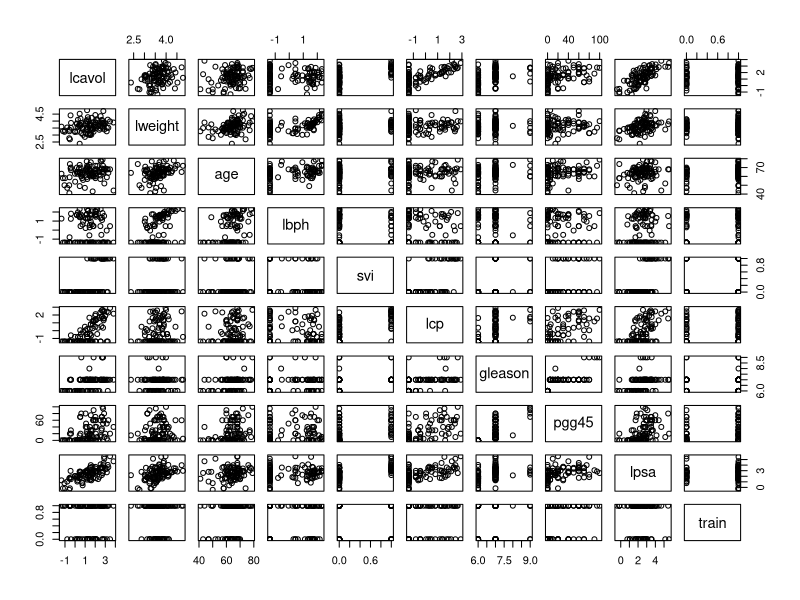
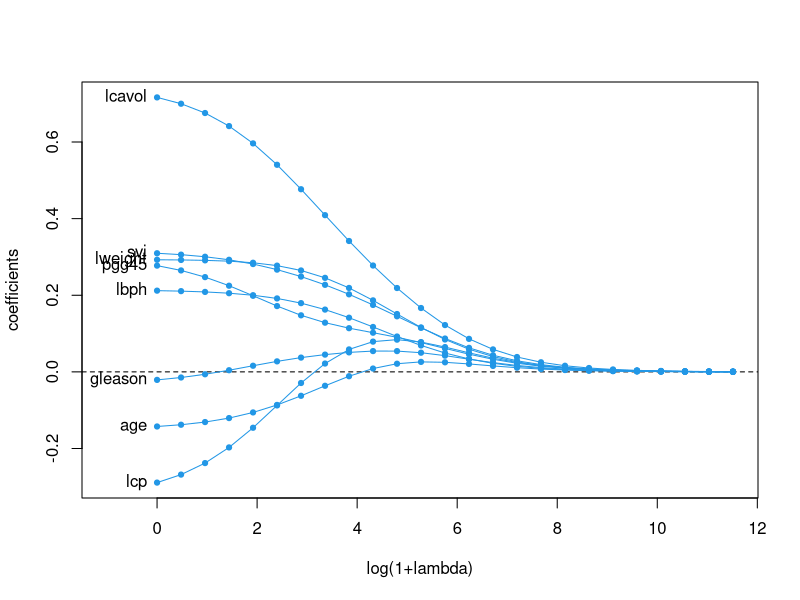
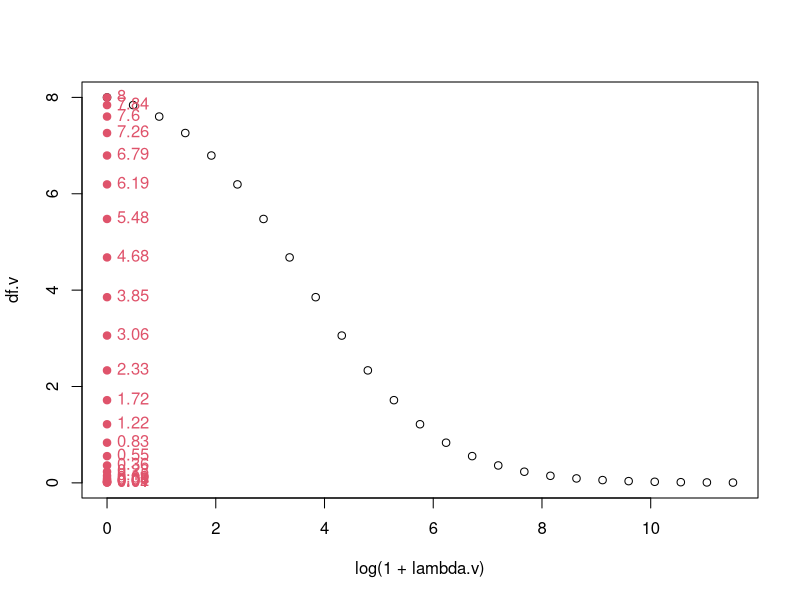
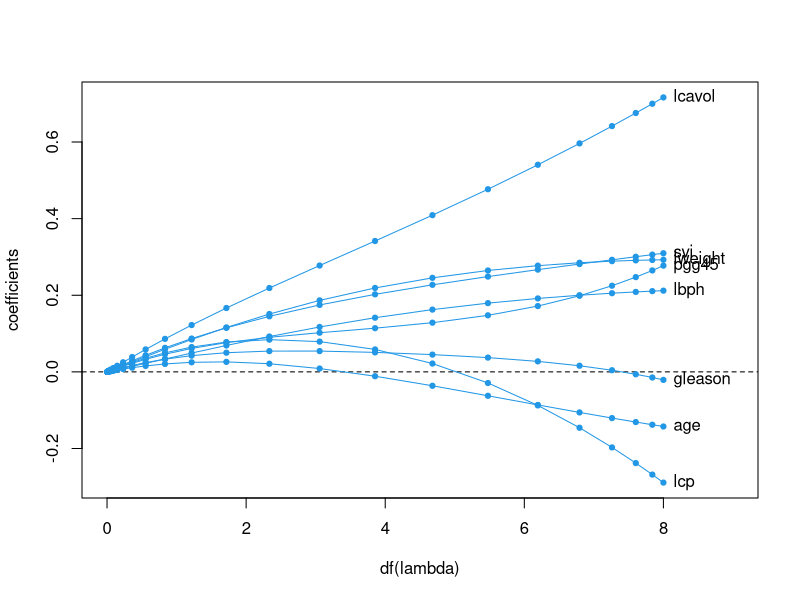
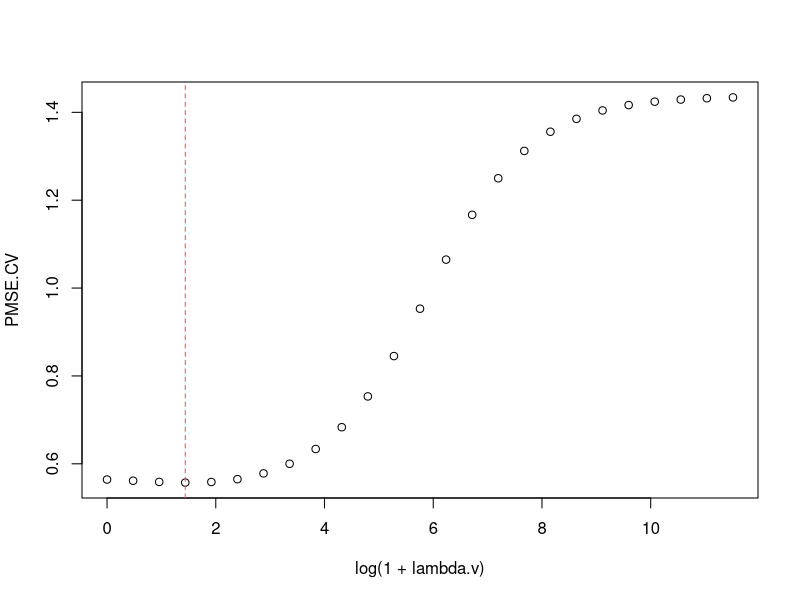
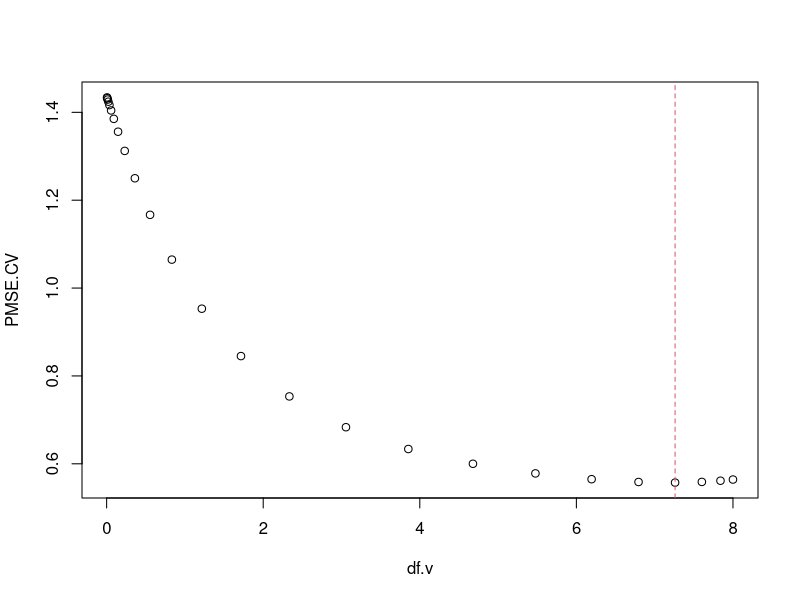
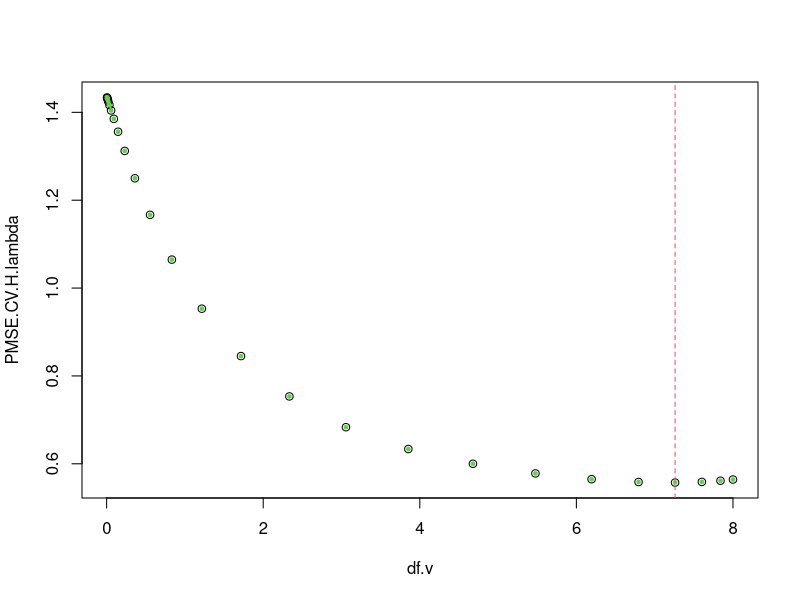
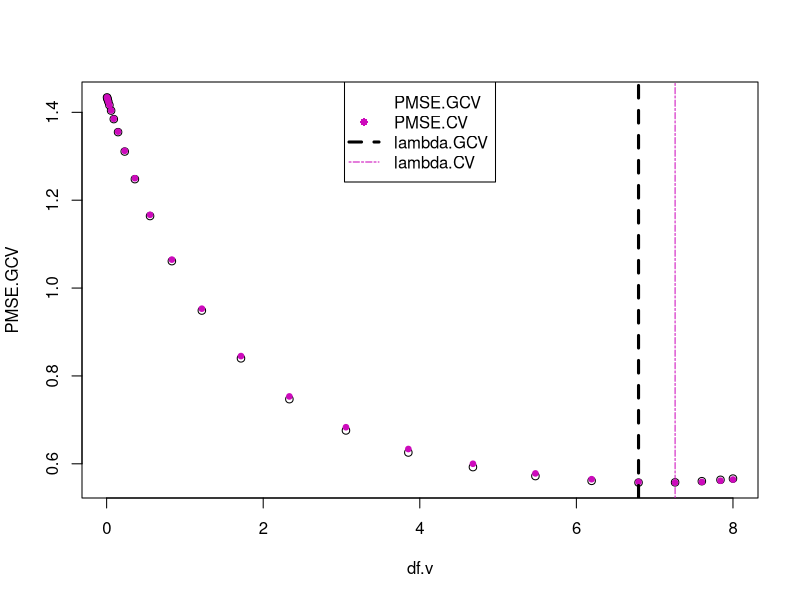

Write R code to recreate these figures, in order.
# Prostate data for illustrating ridge regression 
# 
# Data downloaded from
# http://statweb.stanford.edu/~tibs/ElemStatLearn/
# 10-04-2016
#
# Goal: To examine the correlation between the level of 
# log of prostate-specific antigen (lpsa)  
# and a number of clinical measures 
# in 97 men who were about to receive a radical prostatectomy.
#
prostate <- read.table("prostate_data.txt", header=TRUE, row.names = 1)
plot(prostate)

train.sample <- which(prostate$train==TRUE)

#use.only <- 1:dim(prostate)[1]
use.only <- train.sample

Y <- scale( prostate$lpsa[use.only], center=TRUE, scale=FALSE)
X <- scale( as.matrix(prostate[use.only,1:8]), center=TRUE, scale=TRUE)
n <- dim(X)[1]
p <- dim(X)[2]

XtX <- t(X)%*%X 
d2 <- eigen(XtX,symmetric = TRUE, only.values = TRUE)$values

(cond.number <- max(d2)/min(d2))

lambda.max <- 1e5
n.lambdas <- 25
lambda.v <- exp(seq(0,log(lambda.max+1),length=n.lambdas))-1
#lambda.v <- seq(0,lambda.max,length=n.lambdas)

#############
# estimated coefficients path
#############
beta.path <- matrix(0,nrow=n.lambdas, ncol=p)
diag.H.lambda <- matrix(0,nrow=n.lambdas, ncol=n)
for (l in 1:n.lambdas){ 
  lambda <- lambda.v[l]
  H.lambda.aux <- t(solve(XtX + lambda*diag(1,p))) %*% t(X) 
  beta.path[l,] <-  H.lambda.aux %*% Y
  H.lambda <- X %*% H.lambda.aux 
  diag.H.lambda[l,] <- diag(H.lambda)
} 
plot(c(-1,log(1+lambda.v[n.lambdas])), range(beta.path),type="n",
     xlab="log(1+lambda)",ylab="coefficients")
abline(h=0,lty=2)
for(j in 1:p){
  lines(log(1+lambda.v),beta.path[,j],col=4)
  points(log(1+lambda.v),beta.path[,j],pch=19,cex=.7,col=4)
}
text(0*(1:p), beta.path[1,],names(prostate)[1:p],pos=2)

#############
# effective degrees of freedom
#############
df.v <- numeric(n.lambdas)
for (l in 1:n.lambdas){
  lambda <- lambda.v[l]
  df.v[l] <- sum(d2/(d2+lambda)) 
}
plot(log(1+lambda.v),df.v)
points(0*df.v,df.v,col=2,pch=19)
text(0*df.v,df.v,round(df.v,2),col=2,pch=19,pos=4)

# linear interpolation to obtain the values lambda.vv
# such that the corresponding df are 0,1,...,8 (approx.)
lambda.vv <- approx(x=df.v,y=lambda.v,xout=0:8)$y
lambda.vv[1] <- lambda.v[n.lambdas]
df.vv <- numeric(length(lambda.vv))
for (l in 1:length(lambda.vv)){
  lambda <- lambda.vv[l]
  df.vv[l] <- sum(d2/(d2+lambda)) 
}
print(df.vv)

# another way to compute df's
trace.H.lambda <- apply(diag.H.lambda,1,sum)
print(trace.H.lambda - df.v)

# estimated coefficients path against effective degrees of freedom
plot(c(0,p+1), range(beta.path),type="n",xlab="df(lambda)",ylab="coefficients")
abline(h=0,lty=2)
for(j in 1:p){
  lines(df.v,beta.path[,j],col=4)
  points(df.v,beta.path[,j],pch=19,cex=.7,col=4)
}
text(p+0*(1:p), beta.path[1,],names(prostate)[1:p],pos=4)


#############
# choosing lambda by leave-one-out cross validation
#############
PMSE.CV <- numeric(n.lambdas)
for (l in 1:n.lambdas){
  lambda <- lambda.v[l]
  PMSE.CV[l] <- 0
  for (i in 1:n){
#   m.Y.i <- mean(Y[-i])
    m.Y.i <- 0
    X.i <- X[-i,]; Y.i <- Y[-i]-m.Y.i
    Xi <- X[i,]; Yi <- Y[i]
    beta.i <- solve(t(X.i)%*%X.i + lambda*diag(1,p)) %*% t(X.i) %*% Y.i
    hat.Yi <- Xi %*% beta.i + m.Y.i
    PMSE.CV[l] <- PMSE.CV[l] + (hat.Yi-Yi)^2
  }
  PMSE.CV[l] <- PMSE.CV[l]/n
}
lambda.CV <- lambda.v[which.min(PMSE.CV)]
df.CV <- df.v[which.min(PMSE.CV)]

plot(log(1+lambda.v), PMSE.CV)
abline(v=log(1+lambda.CV),col=2,lty=2)

plot(df.v, PMSE.CV)
abline(v=df.CV,col=2,lty=2)


#############
#### computing PMSE.CV using the diagonal of H.lambda matrices 
#############
PMSE.CV.H.lambda <- numeric(n.lambdas)
for (l in 1:n.lambdas){
  lambda <- lambda.v[l]
  hat.Y <- X %*% beta.path[l,]
  PMSE.CV.H.lambda[l] <- sum( ((Y-hat.Y)/(1-diag.H.lambda[l,]))^2 )/n
}
lambda.CV.H.lambda <- lambda.v[which.min(PMSE.CV.H.lambda)]
df.CV.H.lambda <- df.v[which.min(PMSE.CV.H.lambda)]

plot(df.v, PMSE.CV.H.lambda)
points(df.v, PMSE.CV,col=3,pch=19,cex=.5)
abline(v=df.CV.H.lambda,col=2,lty=2)



#############
#### computing PMSE.GCV in ridge regression
#############
PMSE.GCV <- numeric(n.lambdas)
for (l in 1:n.lambdas){
  lambda <- lambda.v[l]
  hat.Y <- X %*% beta.path[l,]
  nu <- sum(diag.H.lambda[l,])
  PMSE.GCV[l] <- sum( ((Y-hat.Y)/(1-nu/n))^2 )/n
}
lambda.GCV <- lambda.v[which.min(PMSE.GCV)]
df.GCV <- df.v[which.min(PMSE.GCV)]

plot(df.v, PMSE.GCV)
points(df.v, PMSE.CV,col=6,pch=19,cex=.75)
abline(v=df.GCV,col=1,lty=2,lwd=3)
abline(v=df.CV.H.lambda,col=6,lty=6)
legend("top",c("PMSE.GCV","PMSE.CV","lambda.GCV","lambda.CV"),
       pch=c(1,19,NA,NA),lty=c(0,0,2,6),lwd=c(0,0,3,1),col=c(1,6,1,6))
